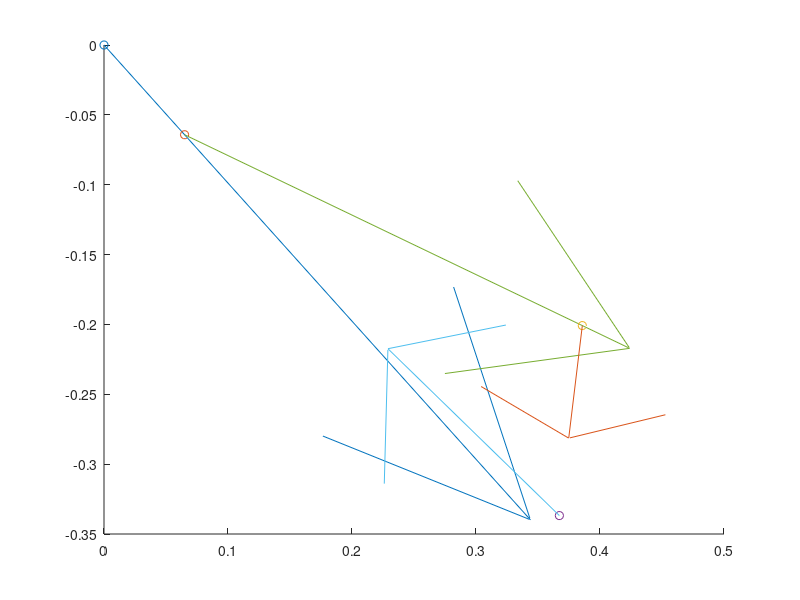

This chart was generated by the following MATLAB code:
clear all
close all
clc

%%%%%%%%%%%%%%%%%%%%%%%%%%%%%%%%%%%%%%%%%%%%%%%%%%%%%%%%%%%%%%
% Code to implement 'Monte Carlo modeling of light transport in 
% Multilayered Tissue (MCML)' in a semi-infinite medium
% http://coilab.caltech.edu/mcr5/Mcman.pdf
% Authors: Brian, Suleyman, Karteek
% MedE 168A, Winter 2022
%%%%%%%%%%%%%%%%%%%%%%%%%%%%%%%%%%%%%%%%%%%%%%%%%%%%%%%%%%%%%%

%% Define global variables
% Properties of incident light
lambda      = 400; % nm, Wavelength of incident light
c           = 299792458; % m/s, speed of light in vacuum

% Scattering medium properties
n_rel       = 1.33; % Relative refractive index
mu_a        = 0.1; % 1/cm, absorption coefficient
mu_s        = 100; % 1/cm, scattering coefficient
mu_t        = mu_a + mu_s;
g           = 0.9; % Scattering anisotropy

% Output flags
show_vis    = false; % Flag for visualization (plots/figures)
verbose     = false; % Flag for printing output

%% Initialize parameters for monte carlo
% Details of photon packets
init_wt     = 1e6; % Initial weight of packet
N_packet    = 1%1e2; % Number of photon packets
th_wt       = 1e-4; % Weight threshold below which a photon packet is dead

% Computational grid for recording output
dz          = lambda/10; % Grid size along z
dr          = lambda/10; % Grid size along r
d_alpha     = pi/180; % Grid size along alpha (angle)
% TBD: Define mesh

%% Photon packet structure
%{
Description of photon_data:
    Cols Symbol           Description
    1:3  (x,y,z)          Cartesian coordinates of photon packet
    4:6  (mu_x,mu_y,mu_z) Direction cosines of photon propagation
    7    W                Weight of photon packet
    8    dead             0 if photon is propagating, 1 if terminated
    9    s_               step size
    10   NA               Number of scattering events
%}
photon_data = zeros(N_packet, 10);
photon_data(:,6) = 1; % Propagating along positive z direction
photon_data(:,7) = init_wt;

%% Run the monte carlo simulation
for n = 1:N_packet
    % For parfor to be able to split
    photon = photon_data(n,:);
    
    % While the packet is not dead
    while( photon(1,8)==0 )
        if(1) % Step size zero
            % Set new step size
            s_ = -log(rand); %%%%% temporary line to verify scatter part
        end
        
        if(0) % Hits boundary?
            % Move packet to boundary
            
            % Update step size 
            
            % Transmit/reflect
            
            % Record reflectance
            
        else
            % Move packet to new position
            photon(1,1:3) = photon(1,1:3) + s_ * photon(1,4:6);
            
            % Absorb part of the weight
            photon(1,7) = photon(1,7)*(mu_a/mu_t);
            
            % Scatter
            if g == 0
                theta = acos(2*rand-1);
            else
                theta = acos( (1+g^2-((1-g^2)./(1-g+2*g*rand)).^2)/(2*g) );
            end
            phi = 2*pi*rand;
                 
            mu_prime = zeros(1,3);
            if abs(photon(1,6)) > 0.99999
                mu_prime(1,1) = sin(theta)*cos(phi);
                mu_prime(1,2) = sin(theta)*sin(phi);
                mu_prime(1,3) = sign(photon(1,6))*cos(theta);
            else
                mu_prime(1,1) = sin(theta)*(photon(1,4)*photon(1,6)*cos(phi) - photon(1,5)*sin(phi) )/sqrt(1-photon(1,6)^2) + photon(1,4)*cos(theta);
                mu_prime(1,2) = sin(theta)*(photon(1,5)*photon(1,6)*cos(phi) + photon(1,4)*sin(phi) )/sqrt(1-photon(1,6)^2) + photon(1,5)*cos(theta);
                mu_prime(1,3) = -sqrt(1-photon(1,6)^2)*sin(theta)*cos(phi) + photon(1,6)*cos(theta);
            end
            photon(1,4:6) = mu_prime;
            
            %%%%% temporary lines to verify scatter part
            figure(1); hold on;
            scatter3(photon(1,1),photon(1,2),photon(1,3)); 
            quiver3(photon(1,1),photon(1,2),photon(1,3),photon(1,4),photon(1,5),photon(1,6));
            drawnow;
            pause;
            %%%%%
            
        end
        
        if(photon(1,7) > th_wt) % Photon alive & Weight large enough
            continue;
        else
            % Run Russian Roulette
            if(1) % Roulette unsuccessful
                break;
            else % Roulette successful
                continue;
            end
        end
    end
    photon_data(n,:) = photon;
end
%% Output recorded quantities